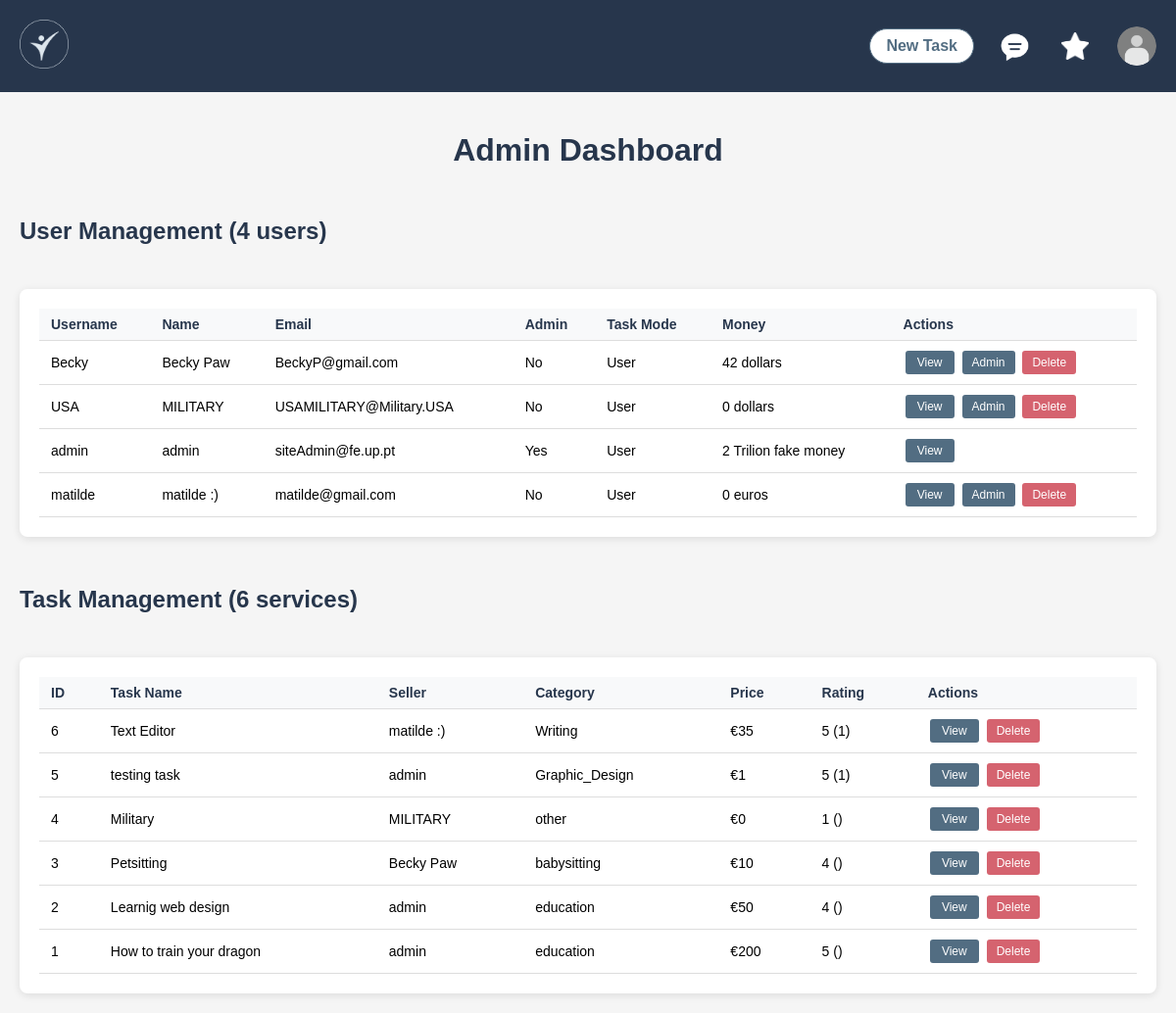
The app's page /pages/admin.php (signed in), older data.
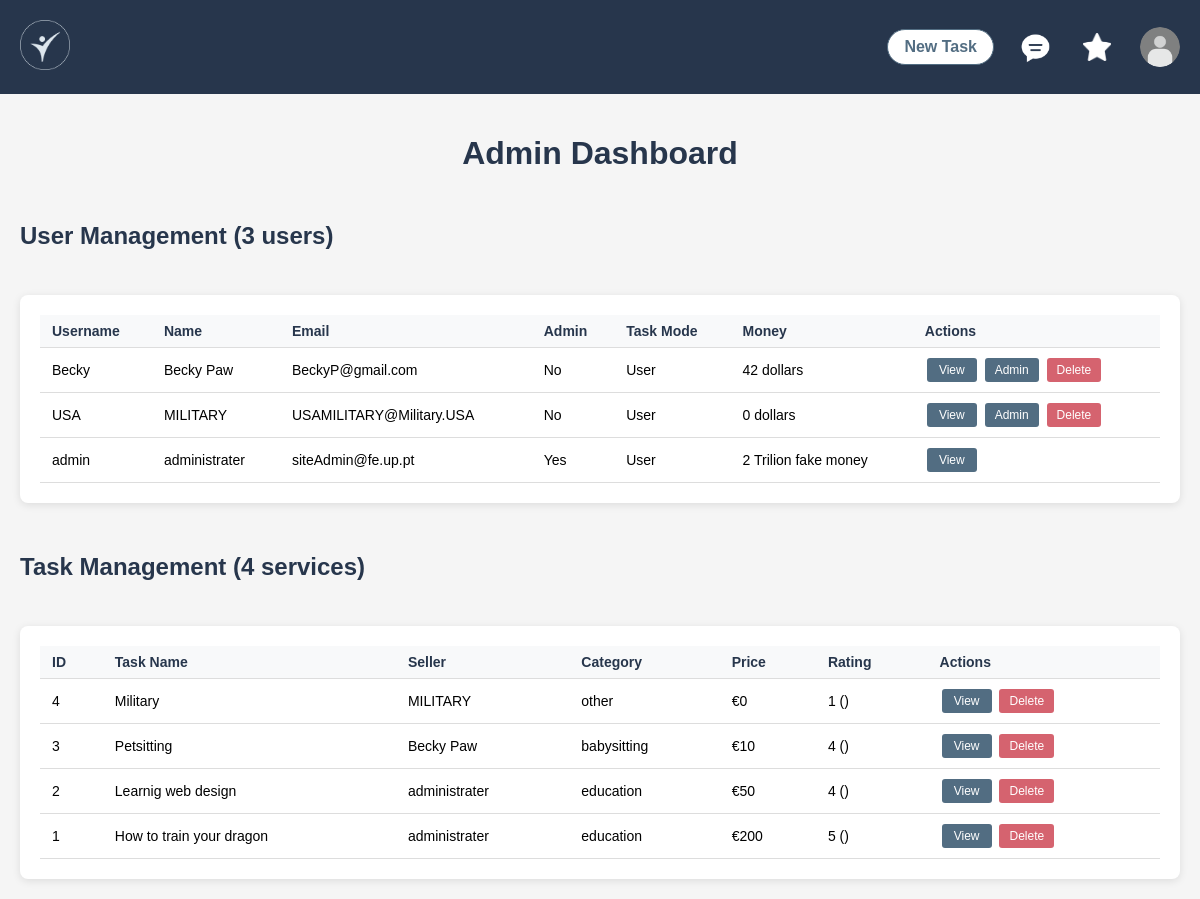
The same page, newer data.
### tables this page shows
CREATE TABLE users (
    username VARCHAR PRIMARY KEY,
    name VARCHAR NOT NULL,
    password VARCHAR NOT NULL,
    email VARCHAR NOT NULL,
    admin_power BOOLEAN,
    task_mode BOOLEAN,
    bio VARCHAR,
    profile_photo VARCHAR(255), 
    skills TEXT,
    money string NOT NULL 
);

CREATE TABLE services (
    id INTEGER PRIMARY KEY AUTOINCREMENT,
    taskname VARCHAR NOT NULL,
    pricing INTEGER NOT NULL,
    delivery_time VARCHAR REFERENCES delivery_time,
    description VARCHAR,
    rating INTEGER,
    Nrating INTEGER,
    category VARCHAR REFERENCES categories,
    user VARCHAR REFERENCES users ON DELETE CASCADE,
    image TEXT
);

### database/user_db.php (called while the page is built, shortened)
<?php
class User {
    public static function get_users() {
        $db = Database::getInstance();
        $stmt = $db->prepare('SELECT username, name, email, admin_power, task_mode, money, bio, skills, profile_photo FROM users ORDER BY username ASC');
        $stmt->execute();
        return $stmt->fetchAll();
    }
}
?>

### pages/admin.php (the view, shortened to what this page needs)
<?php
require_once(__DIR__ . '/../database/user_db.php');
$allServices = [];
$allUsers = User::get_users();
try {
    $db = Database::getInstance();
    $stmt = $db->prepare("
        SELECT s.*, u.name as seller_name
        FROM services s
        LEFT JOIN users u ON s.user = u.username
        ORDER BY s.id DESC
    ");
    $stmt->execute();
    $allServices = $stmt->fetchAll();
} catch (Exception $e) {
    error_log("Error fetching services: " . $e->getMessage());
}
?>
<!DOCTYPE html>
<html lang="en">
<head>
    <link rel="stylesheet" href="css/style.css">
    <link rel="stylesheet" href="css/admin.css">
</head>
<body>
<?php include_once(__DIR__ . '/../components/header.php'); ?>
<main class="admin-layout">
    <h1>Admin Dashboard</h1>
    <div class="admin-content">
        <h2>User Management (<?= count($allUsers) ?> users)</h2>
        <div class="admin-table-container">
            <table class="admin-table">
                <thead>
                    <tr>
                        <th>Username</th>
                        <th>Name</th>
                        <th>Email</th>
                        <th>Admin</th>
                        <th>Task Mode</th>
                        <th>Money</th>
                        <th>Actions</th>
                    </tr>
                </thead>
                <tbody>
                    <?php if (!empty($allUsers)): ?>
                        <?php foreach ($allUsers as $user): ?>
                            <tr>
                                <td><?= htmlspecialchars($user['username']) ?></td>
                                <td><?= htmlspecialchars($user['name']) ?></td>
                                <td><?= htmlspecialchars($user['email']) ?></td>
                                <td><?= $user['admin_power'] ? 'Yes' : 'No' ?></td>
                                <td><?= $user['task_mode'] ? 'Tasker' : 'User' ?></td>
                                <td><?= htmlspecialchars($user['money']) ?></td>
                                <td>
                                    <a href="user.php?user=<?= urlencode($user['username']) ?>" class="admin-btn view-btn">View</a>
                                    <?php if (!$user['admin_power']): ?>
                                        <a href="#" class="admin-btn promote-btn" onclick="promoteUser('<?= htmlspecialchars($user['username']) ?>'); return false;">Admin</a>
                                    <?php endif; ?>
                                    <?php if ($user['username'] !== $_SESSION['username']): ?>
                                        <a href="#" class="admin-btn delete-btn" onclick="deleteUser('<?= htmlspecialchars($user['username']) ?>'); return false;">Delete</a>
                                    <?php endif; ?>
                                </td>
                            </tr>
                        <?php endforeach; ?>
                    <?php else: ?>
                        <tr><td colspan="7">No users found.</td></tr>
                    <?php endif; ?>
                </tbody>
            </table>
        </div>
        <h2>Task Management (<?= count($allServices) ?> services)</h2>
        <div class="admin-table-container">
            <table class="admin-table">
                <thead>
                    <tr>
                        <th>ID</th>
                        <th>Task Name</th>
                        <th>Seller</th>
                        <th>Category</th>
                        <th>Price</th>
                        <th>Rating</th>
                        <th>Actions</th>
                    </tr>
                </thead>
                <tbody>
                    <?php if (!empty($allServices)): ?>
                        <?php foreach ($allServices as $service): ?>
                            <tr>
                                <td><?= $service['id'] ?></td>
                                <td><?= htmlspecialchars($service['taskname']) ?></td>
                                <td><?= htmlspecialchars($service['seller_name'] ?? $service['user']) ?></td>
                                <td><?= htmlspecialchars($service['category']) ?></td>
                                <td>€<?= $service['pricing'] ?></td>
                                <td><?= $service['rating'] ?> (<?= $service['Nrating'] ?>)</td>
                                <td>
                                    <a href="task.php?id=<?= $service['id'] ?>" class="admin-btn view-btn">View</a>
                                    <a href="#" class="admin-btn delete-btn" onclick="deleteService(<?= $service['id'] ?>); return false;">Delete</a>
                                </td>
                            </tr>
                        <?php endforeach; ?>
                    <?php else: ?>
                        <tr><td colspan="7">No services found.</td></tr>
                    <?php endif; ?>
                </tbody>
            </table>
        </div>
    </div>
</main>
</body>
</html>

### components/header.php (shortened to what this page needs)
<?php
$userPhoto = '../docs/user_icon.png';
if (isset($_SESSION['username'])) {
    require_once(__DIR__ . '/../database/user_db.php');
}
?>
<header>
    <a href="home.php"><img src="../docs/logo.png" alt="Taskly Logo" class="logo"></a>
    <div class="header-right">
        <?php if (isset($_SESSION['username'])): ?>
            <a href="new_task.php" class="new-task-button">New Task</a>
            <a href="messages.php" class="messages-button">
                <img src="../docs/message.png" alt="Messages" class="message-icon">
            </a>
            <a href="favorites.php" class="favorites-button">
                <img src="../docs/star.png" alt="Favorites" class="star-icon">
            </a>
        <?php endif; ?>
        <img src="<?= htmlspecialchars($userPhoto) ?>" alt="User Profile" class="user-icon" onclick="toggleUserMenu()">
    </div>
</header>

### pages/css/style.css (style rules this page uses)
body { font-family: Arial, sans-serif; background-color: #f5f5f5; margin: 0; padding: 0; }
header { background-color: #27364c; color: white; padding: 20px; display: flex; align-items: center; gap: 10px; }
main { padding: 20px; }
.logo { height: 50px; width: auto; }
.header-right { display: flex; align-items: center; gap: 20px; margin-left: auto; position: relative; }
.user-icon { height: 40px; width: 40px; border-radius: 50%; cursor: pointer; }
.new-task-button { background-color: white; color: #526D82; font-weight: bold; padding: 6px 16px; border: 1px solid #526D82; border-radius: 20px; text-decoration: none; line-height: 1.2; display: inline-flex; align-items: center; justify-content: center; height: 36px; box-sizing: border-box; }
.favorites-button { display: flex; align-items: center; justify-content: center; width: 40px; height: 40px; margin: 0 1px; border-radius: 50%; transition: background-color 0.2s ease; padding-right: 2px; }
.star-icon { width: 28px; height: 28px; transition: color 0.2s ease; filter: brightness(0) invert(1); }
.messages-button { display: flex; align-items: center; justify-content: center; width: 40px; height: 40px; margin: 0 1px; border-radius: 50%; transition: background-color 0.2s ease; }
.message-icon { width: 40px; height: 40px; filter: brightness(0) invert(1); }

### pages/css/admin.css (style rules this page uses)
.admin-layout { max-width: 1400px; margin: 0 auto; padding: 20px; }
.admin-layout h1 { color: #27364c; margin-bottom: 30px; text-align: center; }
.admin-content { display: flex; flex-direction: column; gap: 30px; }
.admin-content h2 { color: #27364c; margin-bottom: 15px; font-size: 24px; }
.admin-table-container { padding: 20px; overflow-x: auto; background: white; border-radius: 8px; box-shadow: 0 2px 8px rgba(0,0,0,0.1); }
.admin-table { width: 100%; border-collapse: collapse; margin: 0; }
.admin-table th, .admin-table td { padding: 8px 12px; text-align: left; border-bottom: 1px solid #ddd; font-size: 14px; }
.admin-table th { background: #f8f9fa; font-weight: bold; color: #27364c; }
.admin-btn { padding: 5px 10px; margin: 2px; border: none; border-radius: 3px; cursor: pointer; text-decoration: none; display: inline-block; font-size: 12px; text-align: center; min-width: 50px; box-sizing: border-box; font-family: inherit; }
.view-btn { background-color: #526D82; color: white; }
.promote-btn { background-color: #526D82; color: white; }
.delete-btn { background-color: #d5636f; color: white; }

Row changes from the older to the newer data that the page shows:
removed users: username "matilde", name "matilde :)", email "matilde@gmail.com", admin_power "No", task_mode "User", money "0 euros"
removed services: id "6", taskname "Text Editor", user.name "matilde :)", category "Writing", pricing "35", rating "5", Nrating "1"
removed services: id "5", taskname "testing task", user.name "admin", category "Graphic_Design", pricing "1", rating "5", Nrating "1"
changed users "admin": name "admin" → "administrater"
changed through a linked row, services "Learnig web design": user.name "admin" → "administrater"
changed through a linked row, services "How to train your dragon": user.name "admin" → "administrater"
Text that changed along with them:
count($allUsers): "4" → "3"
count($allServices): "6" → "4"
